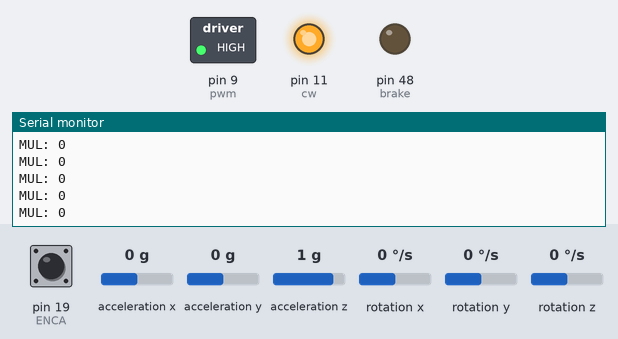
Bench run of a sketch on a simulated Arduino Mega 2560, built with avr-gcc and run on an emulated ATmega2560. On the bench: switched loads named in the sketch (green lamp = pin HIGH), output pins drawn as LEDs (lit = HIGH), the last lines printed to the serial monitor. Inputs (shaded band) come from the test bench; at power-on: acceleration x 0 g, pin 19 (ENCA) HIGH, acceleration y 0 g, acceleration z 1 g, rotation x 0 °/s, rotation y 0 °/s, rotation z 0 °/s.

Above: at 4.2 s.
4.3 s: acceleration x set to 0.8 g
At 4.9 s:
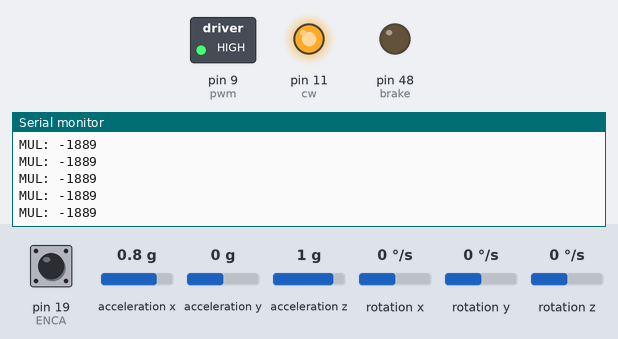
7.3 s: acceleration x set to -1.4 g
At 7.9 s:
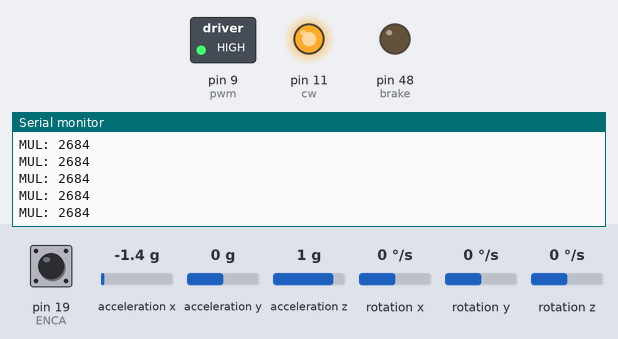
Timing chart, 0 to 10.3 s (numbered marks = the images above; inputs shaded):
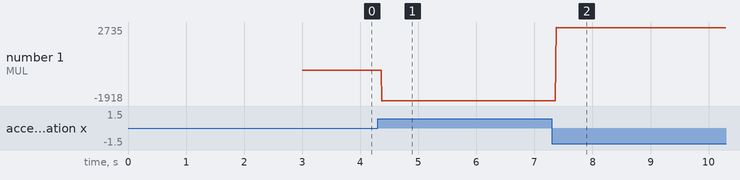

Measured:
- after the input at 4.3 s, the serial monitor: prints a new line after 0.07 s (image 1)
- after the input at 7.3 s, the serial monitor: prints a new line after 0.08 s (image 2)
- plotted number 1: 0 → -1889 after the input at 4.3 s, -1889 → 2684 after the input at 7.3 s

The sketch:

nidec_mpu.ino
```cpp
// These two has to be interrupt pins.
#include<MPU6050_light.h>

#define ENCA 19 //21-PD0 //19-RX1
#define ENCB 18 //20-PD1 //18-TX1
#define brake 48 //PL1
#define cw 11 // 1A
#define pwm 9 // 2B
#define pi = 3.141;

MPU6050 mpu(Wire);
float alpha=0.0, theta=0.0;
volatile long pos=0.0;
const int siz=4;
int y[siz], y_setpoint[siz];
double prevMillis=0, currentMillis=0, mil_now=0, mil_then=0, prev_rpms=0, velc, cntr=1, vall;
double M=0.0, angAcc=0.0, trq=0.0, K[siz]={-41.4663,-6.4185,-1.0000,-1.3120}, prev_trq=0, rpms_then=0;
double dt=0, tor=0,dtt=0,theta_then, alpha_then, vel_Now, prev_rpm=0, max_rpm=0, pwmVal;
double theta_dot, alpha_dot, mil_now_5=0, mil_then_5=0, rpm=0, new_alpha=0,del_alpha=0, old_alpha=0, rpms=0;
int temp=0;
void readEncoder(){
  //Serial.print("read encoder");
  int b=digitalRead(ENCB);
  if (b>0){
    pos++;
  }
  else{
    pos--;
  }
}

int rounds(){
  currentMillis=millis();
  new_alpha=(pos*360*0.0174533)/100;
  if (currentMillis-prevMillis>=10){
    dt=currentMillis-prevMillis;
    del_alpha=new_alpha-old_alpha;
    rpm=del_alpha*1000*60/(dt*6.28319);
    old_alpha=new_alpha;
    prevMillis=currentMillis;
    max_rpm=max(rpm, prev_rpm);
//    Serial.print("Max RPM: ");
//    Serial.print(max_rpm);
  }
  return rpm;
}

int lqr_controller( int y[],  int y_setpoint[]){
//  K = [-311.4268,-85.9813,-1.0000,-1.7637];
//  K[0]=-41.4663;K[1]=-6.4185;K[2]=-1.0000;K[3]=-1.3120;
//  K[0]=-49.32124;K[1]=-7.25900;K[2]=-1.00000;K[3]=-1.29629;
//  K[0]=-49.91982;K[1]=-7.31929;K[2]=-1.00000;K[3]=-1.29515;
//  K[0]=-69.90391;K[1]=-10.38223;K[2]=-1.00000;K[3]=-1.29991;
//  K[0]=-69.97770;K[1]=-10.38361;K[2]=-1.00000;K[3]=-1.30019;
//  K[0]=-69.89653;K[1]=-10.38210;K[2]=-1.00000;K[3]=-1.2998;4
//  K[0]=-77.60897;K[1]=-10.52474;K[2]=-1.00000;K[3]=-1.32904;
//  K[0] = -22.78308;K[1]=-3.37165;K[2]=-0.31623;K[3]=-0.41236;
  K[0] = -49.71888;K[1]=-7.37913;K[2]=-0.70711;K[3]=-0.91972;

//  K = {-41.4663,-6.4185,-1.0000,-1.3120};
  int mul;
  for (int i=0; i<siz; i++){
    mul = mul - (K[i]*(y[i]-y_setpoint[i]));
//    Serial.print("HI");
  }
  Serial.print("MUL: ");
  Serial.println(mul);
  return mul;
}


int set_torque(double tr, double rp, double rp_then, double dtt_1){
  // What do I have to do?
  // We need to set the motor to required torque.
  // We will do this by first converting the torque value to rpms.
  // Use T=MOI * angular acc.
  // Ang acc = dv/dt.
  // check that speed. If that speed value if greater than

}

void setup() {
  // put your setup code here, to run once:
  Serial.begin(9600);
  Wire.begin();
  mpu.begin();
  pinMode(ENCA, INPUT);
  pinMode(ENCB, INPUT);
  pinMode(brake, OUTPUT);
  pinMode(cw, OUTPUT);
  pinMode(pwm, OUTPUT);
  digitalWrite(brake, LOW); // Low means braking.
  digitalWrite(cw, HIGH); // gives positive value // Low will give negative
  analogWrite(pwm, 255);
  mpu.calcGyroOffsets( );
  M = 0.134*0.097*0.097/2;
  attachInterrupt(digitalPinToInterrupt(ENCA), readEncoder, RISING);
//  lqr_controller();
}

void loop() {
  // Alpha angle
  // 0.0174533
  alpha=(pos*360*0.01745)/100;

  // Alpha_dot
  mil_now=millis();
  dtt=mil_now-mil_then;
  if (dtt>0){
    alpha_dot=(alpha-alpha_then)/dtt;
  }

  // Theta
  mpu.update();
  theta=mpu.getAngleY();

  // Theta_Dot
  if (dtt>0){
    theta_dot=(theta-theta_then)/dtt;
  }
//  theta_dot=mpu.getGyroX();

  rpms=rounds();

  // Max RPMS, 2828.0
//  angAcc=rpms-rpms_then/dtt;
//
//  tor=M*angAcc;
//  Serial.print("\tTorque: ");
//  Serial.print(tor);

//  mil_now_5=millis();
//  if (mil_now_5-mil_then_5>=5000){
//    analogWrite(pwm, 255-temp);
//    temp+=5;
//    mil_then_5=mil_now_5;
//  }
//  Serial.print("\tTemp: ");
//  Serial.println(temp);
  // Angular Acceleration finding:
  // acc is del v .
  // convert rpm to velocity.
//  vel_Now=rpms*2
//  angAcc=


  y[0]=int(theta);y[1]=int(theta_dot);y[2]=int(alpha);y[3]=int(alpha_dot);
//   y={theta,theta_dot,alpha,alpha_dot};
  if (cntr==1){
    vall=theta;
    cntr+=1;

  }
  y_setpoint[0]=vall;y_setpoint[1]=0;y_setpoint[2]=0;y_setpoint[3]=0;
//  y_setpoint=[0,0,0,0];
  trq = lqr_controller(y, y_setpoint);


  set_torque(trq, rpms, rpms_then, dtt);
//  Serial.print("Theta: ");
//  Serial.println(theta);
//  Serial.print("\tTheta_then: ");
//  Serial.println(theta_dot);
//  Serial.print("\tAlpha: ");
//  Serial.print(alpha);
//  Serial.print("\tAlpha_dot: ");
//  Serial.println(alpha_dot);
  alpha_then=alpha;
  theta_then=theta;
  mil_then=mil_now;
  prev_rpm=rpm;
//  mil_then_5=mil_now_5;
  rpms_then=rpms;
//  alpha_then=alpha;
}
```
